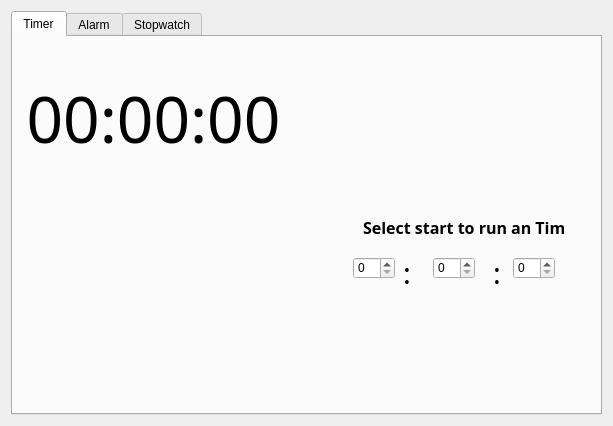
<?xml version="1.0" encoding="UTF-8"?>
<ui version="4.0">
 <class>MainWin</class>
 <widget class="QWidget" name="MainWin">
  <property name="geometry">
   <rect>
    <x>0</x>
    <y>0</y>
    <width>613</width>
    <height>426</height>
   </rect>
  </property>
  <property name="windowTitle">
   <string>Alarms and Clock</string>
  </property>
  <property name="autoFillBackground">
   <bool>false</bool>
  </property>
  <property name="styleSheet">
   <string notr="true"/>
  </property>
  <layout class="QGridLayout" name="gridLayout">
   <item row="0" column="1">
    <widget class="QTabWidget" name="tabWidge">
     <property name="currentIndex">
      <number>0</number>
     </property>
     <widget class="QWidget" name="tab_timer">
      <attribute name="title">
       <string>Timer</string>
      </attribute>
      <widget class="QLabel" name="lblshow1_2">
       <property name="geometry">
        <rect>
         <x>350</x>
         <y>180</y>
         <width>201</width>
         <height>20</height>
        </rect>
       </property>
       <property name="font">
        <font>
         <family>Rockwell Condensed</family>
         <pointsize>12</pointsize>
         <weight>75</weight>
         <bold>true</bold>
        </font>
       </property>
       <property name="text">
        <string>Select start to run an Timer</string>
       </property>
      </widget>
      <widget class="QPushButton" name="image_clock_2">
       <property name="geometry">
        <rect>
         <x>370</x>
         <y>30</y>
         <width>161</width>
         <height>131</height>
        </rect>
       </property>
       <property name="styleSheet">
        <string notr="true">border-radius:30px;</string>
       </property>
       <property name="text">
        <string/>
       </property>
       <property name="icon">
        <iconset>
         <normaloff>assets/img/timer.png</normaloff>assets/img/timer.png</iconset>
       </property>
       <property name="iconSize">
        <size>
         <width>120</width>
         <height>120</height>
        </size>
       </property>
      </widget>
      <widget class="QSpinBox" name="spinbox_ht">
       <property name="geometry">
        <rect>
         <x>340</x>
         <y>220</y>
         <width>42</width>
         <height>22</height>
        </rect>
       </property>
      </widget>
      <widget class="QSpinBox" name="spinbox_mt">
       <property name="geometry">
        <rect>
         <x>420</x>
         <y>220</y>
         <width>42</width>
         <height>22</height>
        </rect>
       </property>
      </widget>
      <widget class="QSpinBox" name="spinbox_st">
       <property name="geometry">
        <rect>
         <x>500</x>
         <y>220</y>
         <width>42</width>
         <height>22</height>
        </rect>
       </property>
      </widget>
      <widget class="QLabel" name="lbl_stopwatch_timer">
       <property name="geometry">
        <rect>
         <x>10</x>
         <y>10</y>
         <width>261</width>
         <height>141</height>
        </rect>
       </property>
       <property name="font">
        <font>
         <family>Agency FB</family>
         <pointsize>48</pointsize>
        </font>
       </property>
       <property name="text">
        <string>00:00:00</string>
       </property>
       <property name="alignment">
        <set>Qt::AlignCenter</set>
       </property>
      </widget>
      <widget class="QPushButton" name="btn_stopwatch_stoptimer">
       <property name="geometry">
        <rect>
         <x>140</x>
         <y>240</y>
         <width>81</width>
         <height>81</height>
        </rect>
       </property>
       <property name="cursor">
        <cursorShape>PointingHandCursor</cursorShape>
       </property>
       <property name="styleSheet">
        <string notr="true"> border-radius: 30px;</string>
       </property>
       <property name="text">
        <string/>
       </property>
       <property name="icon">
        <iconset>
         <normaloff>assets/img/stop-circle-256.png</normaloff>assets/img/stop-circle-256.png</iconset>
       </property>
       <property name="iconSize">
        <size>
         <width>42</width>
         <height>42</height>
        </size>
       </property>
      </widget>
      <widget class="QPushButton" name="btn_stopwatch_starttimer">
       <property name="geometry">
        <rect>
         <x>100</x>
         <y>160</y>
         <width>81</width>
         <height>81</height>
        </rect>
       </property>
       <property name="cursor">
        <cursorShape>PointingHandCursor</cursorShape>
       </property>
       <property name="styleSheet">
        <string notr="true"> border-radius: 30px;</string>
       </property>
       <property name="text">
        <string/>
       </property>
       <property name="icon">
        <iconset>
         <normaloff>assets/img/Start.png</normaloff>assets/img/Start.png</iconset>
       </property>
       <property name="iconSize">
        <size>
         <width>80</width>
         <height>80</height>
        </size>
       </property>
      </widget>
      <widget class="QPushButton" name="btn_stopwatch_pausetimer">
       <property name="geometry">
        <rect>
         <x>50</x>
         <y>240</y>
         <width>81</width>
         <height>81</height>
        </rect>
       </property>
       <property name="cursor">
        <cursorShape>PointingHandCursor</cursorShape>
       </property>
       <property name="styleSheet">
        <string notr="true"> border-radius: 30px;</string>
       </property>
       <property name="text">
        <string/>
       </property>
       <property name="icon">
        <iconset>
         <normaloff>assets/img/Startt.png</normaloff>assets/img/Startt.png</iconset>
       </property>
       <property name="iconSize">
        <size>
         <width>45</width>
         <height>45</height>
        </size>
       </property>
      </widget>
      <widget class="QLabel" name="label_3">
       <property name="geometry">
        <rect>
         <x>390</x>
         <y>220</y>
         <width>16</width>
         <height>31</height>
        </rect>
       </property>
       <property name="font">
        <font>
         <family>Algerian</family>
         <pointsize>22</pointsize>
        </font>
       </property>
       <property name="text">
        <string>:</string>
       </property>
      </widget>
      <widget class="QLabel" name="label_4">
       <property name="geometry">
        <rect>
         <x>480</x>
         <y>220</y>
         <width>16</width>
         <height>31</height>
        </rect>
       </property>
       <property name="font">
        <font>
         <family>Algerian</family>
         <pointsize>22</pointsize>
        </font>
       </property>
       <property name="text">
        <string>:</string>
       </property>
      </widget>
     </widget>
     <widget class="QWidget" name="tab_3">
      <attribute name="title">
       <string>Alarm</string>
      </attribute>
      <layout class="QGridLayout" name="gridLayout_2">
       <item row="0" column="0">
        <layout class="QGridLayout" name="gridLayout_3">
         <item row="2" column="0">
          <widget class="QPushButton" name="image_clock">
           <property name="styleSheet">
            <string notr="true">border-radius:30px;</string>
           </property>
           <property name="text">
            <string/>
           </property>
           <property name="icon">
            <iconset>
             <normaloff>assets/img/Clock0.webp</normaloff>assets/img/Clock0.webp</iconset>
           </property>
           <property name="iconSize">
            <size>
             <width>100</width>
             <height>100</height>
            </size>
           </property>
          </widget>
         </item>
         <item row="0" column="0">
          <layout class="QHBoxLayout" name="horizontalLayout">
           <property name="leftMargin">
            <number>90</number>
           </property>
           <property name="topMargin">
            <number>60</number>
           </property>
           <property name="rightMargin">
            <number>90</number>
           </property>
           <property name="bottomMargin">
            <number>60</number>
           </property>
           <item>
            <widget class="QSpinBox" name="spinbox_h">
             <property name="minimumSize">
              <size>
               <width>0</width>
               <height>30</height>
              </size>
             </property>
             <property name="maximumSize">
              <size>
               <width>16777215</width>
               <height>31</height>
              </size>
             </property>
            </widget>
           </item>
           <item>
            <widget class="QSpinBox" name="spinbox_m">
             <property name="minimumSize">
              <size>
               <width>0</width>
               <height>30</height>
              </size>
             </property>
             <property name="maximumSize">
              <size>
               <width>16777215</width>
               <height>31</height>
              </size>
             </property>
            </widget>
           </item>
           <item>
            <widget class="QPushButton" name="btn_addalarm">
             <property name="maximumSize">
              <size>
               <width>45</width>
               <height>16777215</height>
              </size>
             </property>
             <property name="styleSheet">
              <string notr="true"> border-radius: 30px;</string>
             </property>
             <property name="text">
              <string/>
             </property>
             <property name="icon">
              <iconset>
               <normaloff>assets/img/plus-circle-256.png</normaloff>assets/img/plus-circle-256.png</iconset>
             </property>
             <property name="iconSize">
              <size>
               <width>45</width>
               <height>45</height>
              </size>
             </property>
             <property name="flat">
              <bool>true</bool>
             </property>
            </widget>
           </item>
          </layout>
         </item>
         <item row="3" column="0">
          <spacer name="verticalSpacer">
           <property name="orientation">
            <enum>Qt::Vertical</enum>
           </property>
           <property name="sizeHint" stdset="0">
            <size>
             <width>20</width>
             <height>40</height>
            </size>
           </property>
          </spacer>
         </item>
        </layout>
       </item>
      </layout>
     </widget>
     <widget class="QWidget" name="tab_2">
      <attribute name="title">
       <string>Stopwatch</string>
      </attribute>
      <widget class="QPushButton" name="btn_stopwatch_start">
       <property name="geometry">
        <rect>
         <x>160</x>
         <y>170</y>
         <width>81</width>
         <height>81</height>
        </rect>
       </property>
       <property name="cursor">
        <cursorShape>PointingHandCursor</cursorShape>
       </property>
       <property name="styleSheet">
        <string notr="true"> border-radius: 30px;</string>
       </property>
       <property name="text">
        <string/>
       </property>
       <property name="icon">
        <iconset>
         <normaloff>assets/img/Start.png</normaloff>assets/img/Start.png</iconset>
       </property>
       <property name="iconSize">
        <size>
         <width>80</width>
         <height>80</height>
        </size>
       </property>
      </widget>
      <widget class="QPushButton" name="btn_stopwatch_pause">
       <property name="geometry">
        <rect>
         <x>110</x>
         <y>250</y>
         <width>81</width>
         <height>81</height>
        </rect>
       </property>
       <property name="cursor">
        <cursorShape>PointingHandCursor</cursorShape>
       </property>
       <property name="styleSheet">
        <string notr="true"> border-radius: 30px;</string>
       </property>
       <property name="text">
        <string/>
       </property>
       <property name="icon">
        <iconset>
         <normaloff>assets/img/Startt.png</normaloff>assets/img/Startt.png</iconset>
       </property>
       <property name="iconSize">
        <size>
         <width>45</width>
         <height>45</height>
        </size>
       </property>
      </widget>
      <widget class="QPushButton" name="btn_stopwatch_stop">
       <property name="geometry">
        <rect>
         <x>170</x>
         <y>250</y>
         <width>81</width>
         <height>81</height>
        </rect>
       </property>
       <property name="cursor">
        <cursorShape>PointingHandCursor</cursorShape>
       </property>
       <property name="styleSheet">
        <string notr="true"> border-radius: 30px;</string>
       </property>
       <property name="text">
        <string/>
       </property>
       <property name="icon">
        <iconset>
         <normaloff>assets/img/stop-circle-256.png</normaloff>assets/img/stop-circle-256.png</iconset>
       </property>
       <property name="iconSize">
        <size>
         <width>45</width>
         <height>80</height>
        </size>
       </property>
      </widget>
      <widget class="QLabel" name="lbl_stopwatch">
       <property name="geometry">
        <rect>
         <x>70</x>
         <y>20</y>
         <width>261</width>
         <height>141</height>
        </rect>
       </property>
       <property name="font">
        <font>
         <family>Agency FB</family>
         <pointsize>48</pointsize>
        </font>
       </property>
       <property name="text">
        <string>00:00:00</string>
       </property>
       <property name="alignment">
        <set>Qt::AlignCenter</set>
       </property>
      </widget>
      <widget class="QPushButton" name="btn_record">
       <property name="geometry">
        <rect>
         <x>230</x>
         <y>260</y>
         <width>71</width>
         <height>61</height>
        </rect>
       </property>
       <property name="styleSheet">
        <string notr="true"> border-radius: 30px;</string>
       </property>
       <property name="text">
        <string/>
       </property>
       <property name="icon">
        <iconset>
         <normaloff>assets/img/flag.png</normaloff>assets/img/flag.png</iconset>
       </property>
       <property name="iconSize">
        <size>
         <width>35</width>
         <height>80</height>
        </size>
       </property>
      </widget>
      <widget class="QScrollArea" name="scrollArea">
       <property name="geometry">
        <rect>
         <x>400</x>
         <y>90</y>
         <width>111</width>
         <height>241</height>
        </rect>
       </property>
       <property name="font">
        <font>
         <family>Poor Richard</family>
         <pointsize>18</pointsize>
        </font>
       </property>
       <property name="styleSheet">
        <string notr="true">color: rgb(143, 143, 143);</string>
       </property>
       <property name="frameShape">
        <enum>QFrame::Box</enum>
       </property>
       <property name="lineWidth">
        <number>0</number>
       </property>
       <property name="widgetResizable">
        <bool>true</bool>
       </property>
       <widget class="QWidget" name="scrollAreaWidgetContents">
        <property name="geometry">
         <rect>
          <x>0</x>
          <y>0</y>
          <width>111</width>
          <height>241</height>
         </rect>
        </property>
        <widget class="QWidget" name="gridLayoutWidget">
         <property name="geometry">
          <rect>
           <x>10</x>
           <y>10</y>
           <width>91</width>
           <height>211</height>
          </rect>
         </property>
         <layout class="QGridLayout" name="gl_record"/>
        </widget>
       </widget>
      </widget>
      <widget class="QLabel" name="label">
       <property name="geometry">
        <rect>
         <x>420</x>
         <y>40</y>
         <width>71</width>
         <height>20</height>
        </rect>
       </property>
       <property name="font">
        <font>
         <family>Tw Cen MT Condensed</family>
         <pointsize>18</pointsize>
         <weight>75</weight>
         <bold>true</bold>
        </font>
       </property>
       <property name="styleSheet">
        <string notr="true">color: rgb(122, 122, 122);</string>
       </property>
       <property name="text">
        <string>Laps</string>
       </property>
      </widget>
      <widget class="QLabel" name="label_2">
       <property name="geometry">
        <rect>
         <x>420</x>
         <y>63</y>
         <width>61</width>
         <height>21</height>
        </rect>
       </property>
       <property name="font">
        <font>
         <family>Tw Cen MT Condensed</family>
         <pointsize>18</pointsize>
         <weight>75</weight>
         <bold>true</bold>
        </font>
       </property>
       <property name="styleSheet">
        <string notr="true">color: rgb(122, 122, 122);</string>
       </property>
       <property name="text">
        <string>Spilit</string>
       </property>
      </widget>
     </widget>
    </widget>
   </item>
  </layout>
 </widget>
 <resources/>
 <connections/>
</ui>
